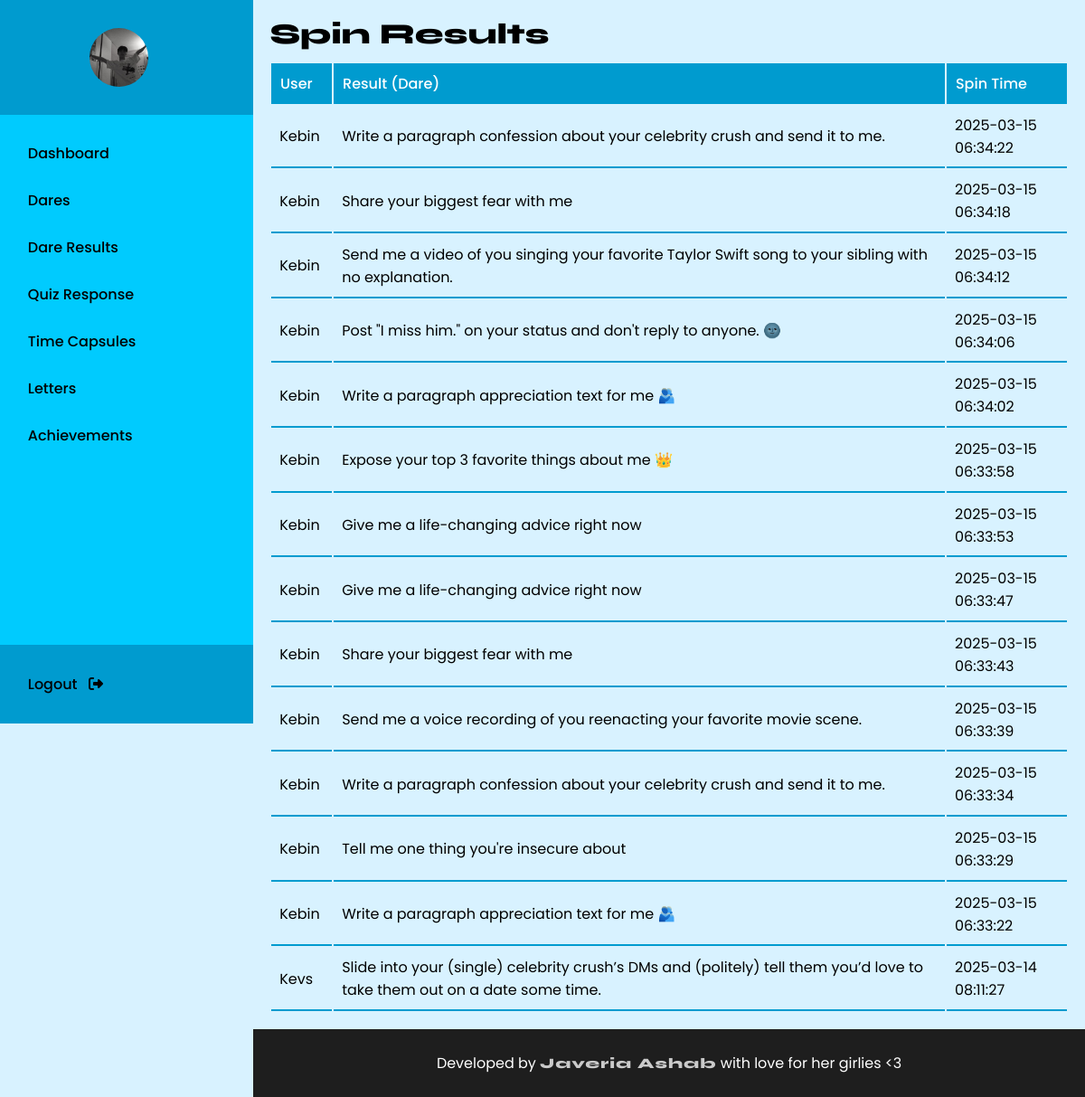
/admin/dare_result.php, run on the app's committed database.
### tables this page shows
CREATE TABLE `spin_results` (
  `id` int(11) NOT NULL,
  `user_name` varchar(255) NOT NULL,
  `result` varchar(255) NOT NULL,
  `spin_time` timestamp NOT NULL DEFAULT current_timestamp()
);

### admin/dare_result.php (the view, shortened to what this page needs)
<?php
include("../config.php");
$sql = "SELECT * FROM spin_results ORDER BY spin_time DESC";
$result = mysqli_query($conn, $sql);
?>
<!DOCTYPE html>
<html lang="en">
<head>
    <link rel="stylesheet" href="./style.css">
</head>
<body>
    <?php include("./header.php") ?>
    <main>
    <div class="main-container">
    <h1 class="syne-custom">Spin Results</h1>
    <table>
        <tr>
            <th>User</th>
            <th>Result (Dare)</th>
            <th>Spin Time</th>
        </tr>
        <?php while ($row = mysqli_fetch_assoc($result)) { ?>
            <tr>
                <td><?php echo $row['user_name']; ?></td>
                <td><?php echo $row['result']; ?></td>
                <td><?php echo $row['spin_time']; ?></td>
            </tr>
        <?php } ?>
    </table>
    </div>
    <?php include("./footer.php") ?>
    </main>
</body>
</html>

### admin/style.css (style rules this page uses)
* { margin: 0; padding: 0; box-sizing: border-box; font-family: 'Poppins', sans-serif; }
:root { --lightest: #D8F2FF; --light02: #84E4F7; --light01: #5ADEFF; --light: #00CBFE; --sky-blue: #00BDFE; }
body { background: var(--lightest); width: 100%; display: flex; }
.syne-custom { font-family: "Syne", sans-serif; font-optical-sizing: auto; font-weight: 800; font-style: normal; }
main { flex-grow: 1; margin-left: 35vh; }
.main-container { padding: 2%; }
table { width: 100%; margin-top: 11px; }
table th { font-weight: 500; background: #009bcf; color: white; padding: 1.1%; text-align: left; }
table td { padding: 1%; border-bottom: solid 2px #009bcf; min-width: 67px; }

### data on the page
spin_results: user_name "Kebin", result "Write a paragraph confession about your celebrity crush and send it to me.", spin_time "2025-03-15 06:34:22"
spin_results: user_name "Kebin", result "Share your biggest fear with me", spin_time "2025-03-15 06:34:18"
spin_results: user_name "Kebin", result "Send me a video of you singing your favorite Taylor Swift song to your sibling with no explanation.", spin_time "2025-03-15 06:34:12"
spin_results: user_name "Kebin", result "Post \"I miss him.\" on your status and don't reply to anyone. 🌚", spin_time "2025-03-15 06:34:06"
spin_results: user_name "Kebin", result "Write a paragraph appreciation text for me 🫂", spin_time "2025-03-15 06:34:02"
spin_results: user_name "Kebin", result "Expose your top 3 favorite things about me 👑", spin_time "2025-03-15 06:33:58"
spin_results: user_name "Kebin", result "Give me a life-changing advice right now", spin_time "2025-03-15 06:33:53"
spin_results: user_name "Kebin", result "Give me a life-changing advice right now", spin_time "2025-03-15 06:33:47"
spin_results: user_name "Kebin", result "Share your biggest fear with me", spin_time "2025-03-15 06:33:43"
spin_results: user_name "Kebin", result "Send me a voice recording of you reenacting your favorite movie scene.", spin_time "2025-03-15 06:33:39"
spin_results: user_name "Kebin", result "Write a paragraph confession about your celebrity crush and send it to me.", spin_time "2025-03-15 06:33:34"
spin_results: user_name "Kebin", result "Tell me one thing you're insecure about", spin_time "2025-03-15 06:33:29"
spin_results: user_name "Kebin", result "Write a paragraph appreciation text for me 🫂", spin_time "2025-03-15 06:33:22"
spin_results: user_name "Kevs", result "Slide into your (single) celebrity crush’s DMs and (politely) tell them you’d love to take them out on a date some time.", spin_time "2025-03-14 08:11:27"
